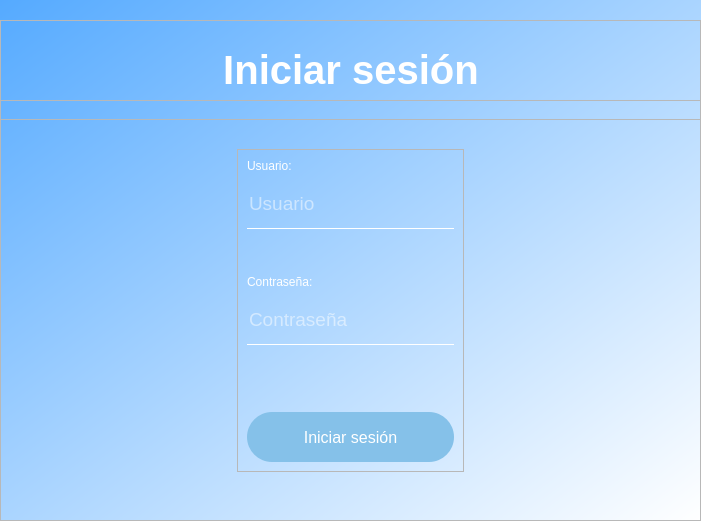
<?xml version="1.0" encoding="UTF-8"?>
<ui version="4.0">
 <class>MainWindow</class>
 <widget class="QMainWindow" name="MainWindow">
  <property name="geometry">
   <rect>
    <x>0</x>
    <y>0</y>
    <width>701</width>
    <height>521</height>
   </rect>
  </property>
  <property name="windowTitle">
   <string>MainWindow</string>
  </property>
  <property name="windowIcon">
   <iconset resource="recursos.qrc">
    <normaloff>:/blanco_delgado/Iconos/logo.png</normaloff>:/blanco_delgado/Iconos/logo.png</iconset>
  </property>
  <property name="styleSheet">
   <string notr="true">QLabel {
color:white;
}

#lbIndicador {
color: blue;
}

QLineEdit {
background: transparent;
border: none;
border-bottom: 1px solid white;
color: white;
}

QPushButton {
background: #85C1E9;
border:none;
border-radius:25px;
color: white;
}

QPushButton:hover {
background: #3498DB;
}

QPushButton:pressed {
background: #DB7734;
border: 1px solid black;
padding: 5px;
}

#centralwidget {
background: qlineargradient(spread:pad, x1:0, y1:0, x2:1, y2:1, stop:0 rgba(85, 170, 255, 255), stop:1 rgba(255, 255, 255, 255));
}</string>
  </property>
  <widget class="QWidget" name="centralwidget">
   <layout class="QVBoxLayout" name="verticalLayout_4">
    <property name="spacing">
     <number>0</number>
    </property>
    <property name="leftMargin">
     <number>0</number>
    </property>
    <property name="topMargin">
     <number>0</number>
    </property>
    <property name="rightMargin">
     <number>0</number>
    </property>
    <property name="bottomMargin">
     <number>0</number>
    </property>
    <item>
     <widget class="QFrame" name="frame">
      <property name="minimumSize">
       <size>
        <width>0</width>
        <height>100</height>
       </size>
      </property>
      <property name="maximumSize">
       <size>
        <width>16777215</width>
        <height>60</height>
       </size>
      </property>
      <property name="frameShape">
       <enum>QFrame::StyledPanel</enum>
      </property>
      <property name="frameShadow">
       <enum>QFrame::Raised</enum>
      </property>
      <layout class="QHBoxLayout" name="horizontalLayout_4">
       <property name="spacing">
        <number>0</number>
       </property>
       <property name="leftMargin">
        <number>0</number>
       </property>
       <property name="topMargin">
        <number>0</number>
       </property>
       <property name="rightMargin">
        <number>0</number>
       </property>
       <property name="bottomMargin">
        <number>0</number>
       </property>
       <item>
        <spacer name="horizontalSpacer_5">
         <property name="orientation">
          <enum>Qt::Horizontal</enum>
         </property>
         <property name="sizeHint" stdset="0">
          <size>
           <width>211</width>
           <height>20</height>
          </size>
         </property>
        </spacer>
       </item>
       <item>
        <widget class="QLabel" name="label">
         <property name="maximumSize">
          <size>
           <width>16777215</width>
           <height>50</height>
          </size>
         </property>
         <property name="font">
          <font>
           <pointsize>30</pointsize>
           <weight>75</weight>
           <bold>true</bold>
          </font>
         </property>
         <property name="text">
          <string>Iniciar sesión</string>
         </property>
         <property name="alignment">
          <set>Qt::AlignCenter</set>
         </property>
        </widget>
       </item>
       <item>
        <spacer name="horizontalSpacer_6">
         <property name="orientation">
          <enum>Qt::Horizontal</enum>
         </property>
         <property name="sizeHint" stdset="0">
          <size>
           <width>210</width>
           <height>20</height>
          </size>
         </property>
        </spacer>
       </item>
      </layout>
     </widget>
    </item>
    <item>
     <widget class="QFrame" name="frame_2">
      <property name="frameShape">
       <enum>QFrame::StyledPanel</enum>
      </property>
      <property name="frameShadow">
       <enum>QFrame::Raised</enum>
      </property>
      <layout class="QGridLayout" name="gridLayout">
       <item row="1" column="2">
        <spacer name="horizontalSpacer_2">
         <property name="orientation">
          <enum>Qt::Horizontal</enum>
         </property>
         <property name="sizeHint" stdset="0">
          <size>
           <width>40</width>
           <height>20</height>
          </size>
         </property>
        </spacer>
       </item>
       <item row="0" column="1">
        <spacer name="verticalSpacer">
         <property name="orientation">
          <enum>Qt::Vertical</enum>
         </property>
         <property name="sizeHint" stdset="0">
          <size>
           <width>20</width>
           <height>40</height>
          </size>
         </property>
        </spacer>
       </item>
       <item row="1" column="1">
        <widget class="QFrame" name="frame_3">
         <property name="frameShape">
          <enum>QFrame::StyledPanel</enum>
         </property>
         <property name="frameShadow">
          <enum>QFrame::Raised</enum>
         </property>
         <layout class="QVBoxLayout" name="verticalLayout">
          <item>
           <widget class="QLabel" name="label_2">
            <property name="text">
             <string>Usuario:</string>
            </property>
           </widget>
          </item>
          <item>
           <widget class="QLineEdit" name="etUsuario">
            <property name="minimumSize">
             <size>
              <width>0</width>
              <height>50</height>
             </size>
            </property>
            <property name="font">
             <font>
              <pointsize>14</pointsize>
             </font>
            </property>
            <property name="placeholderText">
             <string>Usuario</string>
            </property>
           </widget>
          </item>
          <item>
           <spacer name="verticalSpacer_3">
            <property name="orientation">
             <enum>Qt::Vertical</enum>
            </property>
            <property name="sizeHint" stdset="0">
             <size>
              <width>20</width>
              <height>40</height>
             </size>
            </property>
           </spacer>
          </item>
          <item>
           <widget class="QLabel" name="label_3">
            <property name="text">
             <string>Contraseña:</string>
            </property>
           </widget>
          </item>
          <item>
           <widget class="QLineEdit" name="etContrasenia">
            <property name="minimumSize">
             <size>
              <width>0</width>
              <height>50</height>
             </size>
            </property>
            <property name="font">
             <font>
              <pointsize>14</pointsize>
             </font>
            </property>
            <property name="echoMode">
             <enum>QLineEdit::Password</enum>
            </property>
            <property name="placeholderText">
             <string>Contraseña</string>
            </property>
           </widget>
          </item>
          <item>
           <spacer name="verticalSpacer_4">
            <property name="orientation">
             <enum>Qt::Vertical</enum>
            </property>
            <property name="sizeHint" stdset="0">
             <size>
              <width>20</width>
              <height>40</height>
             </size>
            </property>
           </spacer>
          </item>
          <item>
           <widget class="QLabel" name="lbIndicador">
            <property name="font">
             <font>
              <pointsize>10</pointsize>
             </font>
            </property>
            <property name="text">
             <string/>
            </property>
            <property name="alignment">
             <set>Qt::AlignCenter</set>
            </property>
           </widget>
          </item>
          <item>
           <widget class="QPushButton" name="btnIniciarSesion">
            <property name="minimumSize">
             <size>
              <width>200</width>
              <height>50</height>
             </size>
            </property>
            <property name="font">
             <font>
              <pointsize>12</pointsize>
             </font>
            </property>
            <property name="text">
             <string>Iniciar sesión</string>
            </property>
           </widget>
          </item>
         </layout>
        </widget>
       </item>
       <item row="1" column="0">
        <spacer name="horizontalSpacer">
         <property name="orientation">
          <enum>Qt::Horizontal</enum>
         </property>
         <property name="sizeHint" stdset="0">
          <size>
           <width>40</width>
           <height>20</height>
          </size>
         </property>
        </spacer>
       </item>
       <item row="2" column="1">
        <spacer name="verticalSpacer_2">
         <property name="orientation">
          <enum>Qt::Vertical</enum>
         </property>
         <property name="sizeHint" stdset="0">
          <size>
           <width>20</width>
           <height>40</height>
          </size>
         </property>
        </spacer>
       </item>
      </layout>
     </widget>
    </item>
   </layout>
  </widget>
 </widget>
 <resources>
  <include location="recursos.qrc"/>
 </resources>
 <connections/>
</ui>
